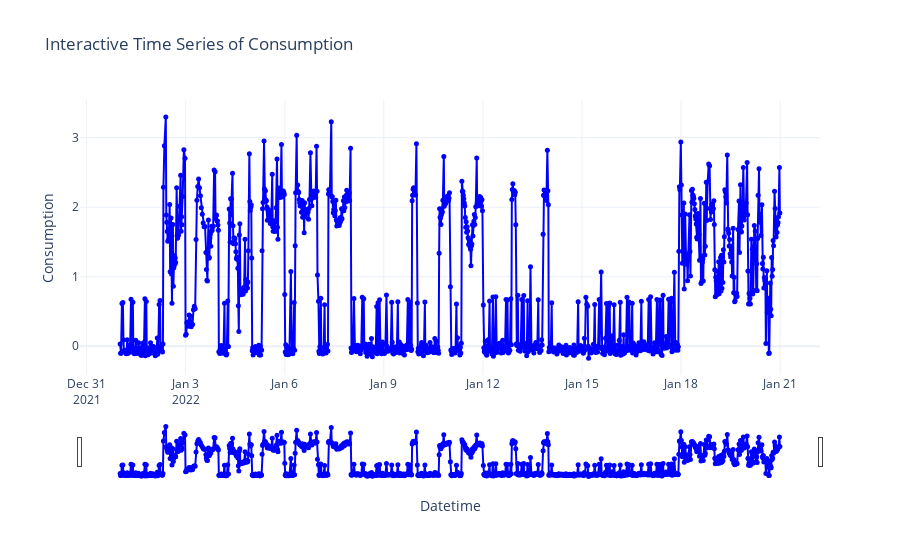

Notebook code for this chart:
### Code cell
## plot interpolated data

plot_data_interactive(data.index, data['log_Consumption'])

### Figure 1 — Plotly figure (JSON) as saved in the notebook; plotly's stock layout.template omitted (floating-point values rounded to 4 significant figures; data arrays with more than 128 entries replaced by an {"elided": "..."} marker saying what was removed)
{"data": [{"line": {"color": "blue"}, "marker": {"size": 5}, "mode": "lines+markers", "name": "Consumption", "type": "scatter", "x": {"elided": "1228 str values"}, "y": {"elided": "1228 float values"}}], "layout": {"title": {"text": "Interactive Time Series of Consumption"}, "xaxis": {"rangeslider": {"visible": true}, "title": {"text": "Datetime"}}, "yaxis": {"fixedrange": false, "title": {"text": "Consumption"}}}}
